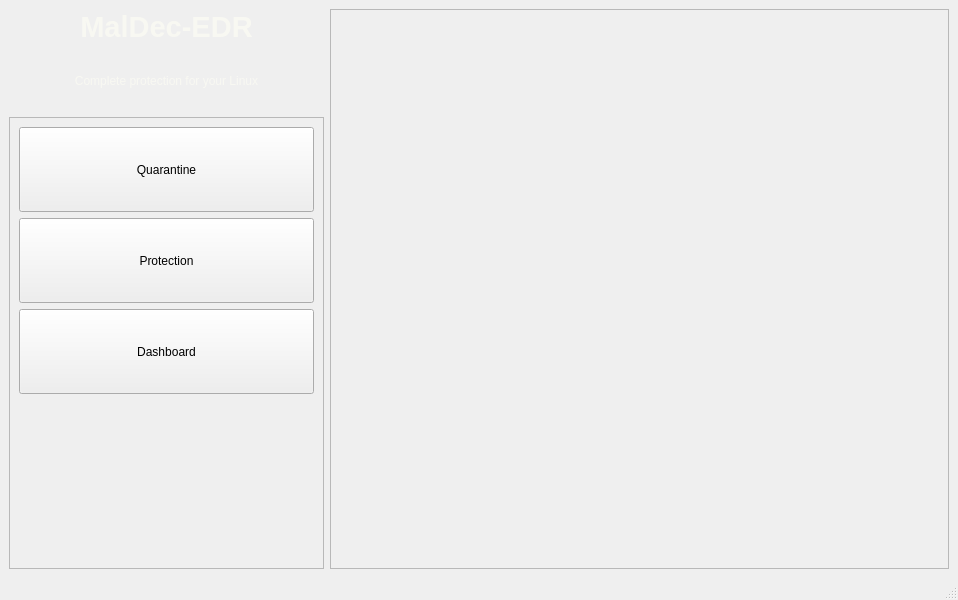
<?xml version="1.0" encoding="UTF-8"?>
<ui version="4.0">
 <class>mainwindow</class>
 <widget class="QMainWindow" name="mainwindow">
  <property name="geometry">
   <rect>
    <x>0</x>
    <y>0</y>
    <width>800</width>
    <height>600</height>
   </rect>
  </property>
  <property name="windowTitle">
   <string>MalDec-EDR</string>
  </property>
  <widget class="QWidget" name="centralwidget">
   <layout class="QHBoxLayout" name="horizontalLayout">
    <item>
     <layout class="QVBoxLayout" name="verticalLayout">
      <item>
       <widget class="QLabel" name="label">
        <property name="minimumSize">
         <size>
          <width>257</width>
          <height>36</height>
         </size>
        </property>
        <property name="font">
         <font>
          <pointsize>22</pointsize>
          <bold>true</bold>
         </font>
        </property>
        <property name="styleSheet">
         <string notr="true">color: #f8f8f2;</string>
        </property>
        <property name="text">
         <string>MalDec-EDR</string>
        </property>
        <property name="alignment">
         <set>Qt::AlignCenter</set>
        </property>
       </widget>
      </item>
      <item>
       <widget class="QLabel" name="titledesc">
        <property name="minimumSize">
         <size>
          <width>0</width>
          <height>60</height>
         </size>
        </property>
        <property name="layoutDirection">
         <enum>Qt::RightToLeft</enum>
        </property>
        <property name="styleSheet">
         <string notr="true">color: #f8f8f2;</string>
        </property>
        <property name="text">
         <string>Complete protection for your Linux</string>
        </property>
        <property name="alignment">
         <set>Qt::AlignCenter</set>
        </property>
       </widget>
      </item>
      <item>
       <layout class="QVBoxLayout" name="verticalLayout_3">
        <item>
         <widget class="QFrame" name="frame_3">
          <property name="frameShape">
           <enum>QFrame::StyledPanel</enum>
          </property>
          <property name="frameShadow">
           <enum>QFrame::Raised</enum>
          </property>
          <layout class="QVBoxLayout" name="verticalLayout_4">
           <item>
            <widget class="QPushButton" name="btnQuarantine">
             <property name="minimumSize">
              <size>
               <width>295</width>
               <height>85</height>
              </size>
             </property>
             <property name="text">
              <string>Quarantine</string>
             </property>
            </widget>
           </item>
           <item>
            <widget class="QPushButton" name="btnProtection">
             <property name="minimumSize">
              <size>
               <width>295</width>
               <height>85</height>
              </size>
             </property>
             <property name="text">
              <string>Protection</string>
             </property>
            </widget>
           </item>
           <item>
            <widget class="QPushButton" name="btnDashboard">
             <property name="minimumSize">
              <size>
               <width>295</width>
               <height>85</height>
              </size>
             </property>
             <property name="text">
              <string>Dashboard</string>
             </property>
            </widget>
           </item>
           <item>
            <spacer name="verticalSpacer">
             <property name="orientation">
              <enum>Qt::Vertical</enum>
             </property>
             <property name="sizeHint" stdset="0">
              <size>
               <width>20</width>
               <height>40</height>
              </size>
             </property>
            </spacer>
           </item>
          </layout>
         </widget>
        </item>
       </layout>
      </item>
     </layout>
    </item>
    <item>
     <layout class="QVBoxLayout" name="verticalLayout_2">
      <item>
       <widget class="QFrame" name="frame">
        <property name="minimumSize">
         <size>
          <width>619</width>
          <height>0</height>
         </size>
        </property>
        <property name="frameShape">
         <enum>QFrame::StyledPanel</enum>
        </property>
        <property name="frameShadow">
         <enum>QFrame::Raised</enum>
        </property>
       </widget>
      </item>
     </layout>
    </item>
   </layout>
  </widget>
  <widget class="QMenuBar" name="menubar">
   <property name="geometry">
    <rect>
     <x>0</x>
     <y>0</y>
     <width>800</width>
     <height>22</height>
    </rect>
   </property>
  </widget>
  <widget class="QStatusBar" name="statusbar"/>
 </widget>
 <resources/>
 <connections/>
</ui>
